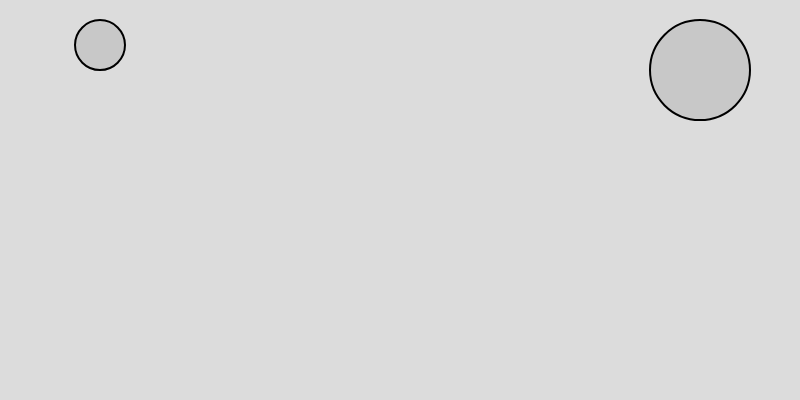
Frame 1 (no input)
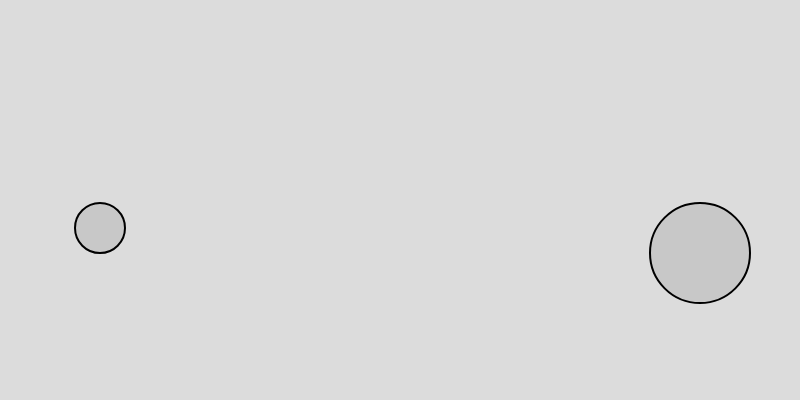
Frame 60 (no input)
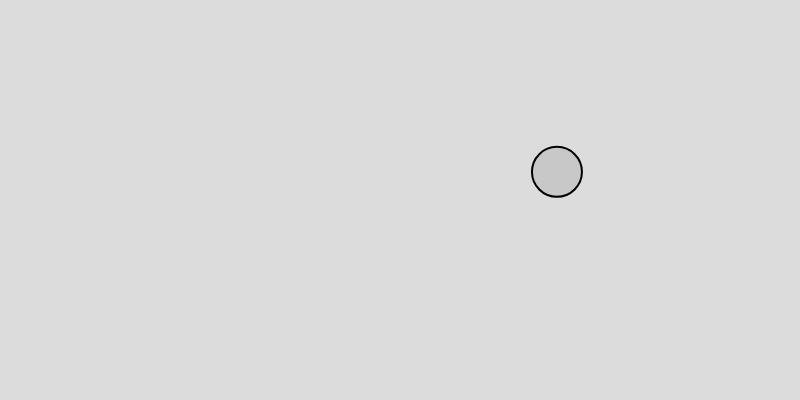
Frame 120 (the mouse pressed at the canvas centre since frame 60)

The p5.js sketch that drew these frames (run headless with seeded random() and noise() and a simulated clock; from frame 60 on, the mouse is pressed at the canvas centre):

// p5.js sketch
// ── sketch.js
/*Add a second object to Example 2.4. How do you handle having two objects of different masses? What if each object has its own coefficient of friction relative to the bottom surface? Does it make sense to encapsulate the friction force calculation into a Mover method?*/

let moverA;
let moverB;


function setup() {
  createCanvas(800, 400);
  
  let massA = 1;
  let massB = 2;
  let startingPosA = width/2 - 300;
  let startingPosB = width/2 + 300;
  let diameterA = 50;
  let diameterB = 100;
  
  moverA = new Mover(startingPosA, massA, diameterA);
  moverB = new Mover(startingPosB, massB, diameterB);
}

function draw() {
  background(220);
  
  // apply gravity to moverA and moverB
  let gravity = createVector(0, 0.1);
  // scale gravity by moverA's mass
  let gravityA = p5.Vector.mult(gravity, moverA.mass);
  // scale gravity by moverB's mass
  let gravityB = p5.Vector.mult(gravity, moverB.mass);
  
  moverA.applyForce(gravityA);
  moverB.applyForce(gravityB);
  
  // apply windforce to moverA and moverB
  let windX = map(noise(10), 0, 10, 0.2, 1.3);
  let windA = createVector(windX, 0);
  let windB = createVector(windX, 0);
  
  if (mouseIsPressed){    
    moverA.applyForce(windA);
    moverB.applyForce(windB);
  }
  

  if (moverA.isOnGround()){
    let cOfA = 0.1;
    let frictionA = moverA.friction(cOfA);
    moverA.applyForce(frictionA);
  }
  if (moverB.isOnGround()){
    let cOfB = 0.2;
    let frictionB = moverB.friction(cOfB);
    moverB.applyForce(frictionB);
  }
  
  
/*
  // apply a push back force from the edge of the wall
  let distanceThreshold = 30;
  let distanceA = abs(moverA.position.y + moverA.diameter/2 - height);
  let distanceB = abs(moverB.position.y + moverB.diameter/2 - height);
  
  if (distanceA < distanceThreshold){
    let pushbackAX = map(distanceA, 0, distanceThreshold, 0, 2 * moverA.mass);
    let pushbackA = createVector(0, pushbackAX*(-1));
    moverA.applyForce(pushbackA);
    // moverA.velocity.y *= 0.7;
  }
  
  if (distanceB < distanceThreshold){
    let pushbackBX = map(distanceB, 0, distanceThreshold, 0, 2 * moverB.mass);
    let pushbackB = createVector(0, pushbackBX*(-1));
    moverB.applyForce(pushbackB);
    // moverB.velocity.y *= 0.7;
  }
  */
  
  // update moverA and moverB
  moverA.update();
  moverA.show();
  moverB.update();
  moverB.show();

  
}


class Mover{
  constructor(startingPosX, mass, diameter){
    this.diameter = diameter;
    this.position = createVector(startingPosX, 20 + this.diameter/2);
    this.velocity = createVector();
    this.acceleration = createVector();
    this.topspeed = 5;
    this.mass = mass
  }
  
  applyForce(force){
    let f = force.copy();
    f.div(this.mass);
    this.acceleration.add(f);
    
  }
  
  friction(coefficient){
    let friction;
    if (this.velocity.mag() < 0.01) {
      // effectively no motion, skip friction 
      friction = createVector(0, 0);
      return friction;
    }  else{
      let c = coefficient; // coefficient of the friction force 
      let normal = 1; // the magnitude of the normal force
      let frictionMag = c * normal; // the magnitude of the friction force 
      friction = this.velocity.copy();
      friction.normalize();
      friction.mult(-1);
      friction.setMag(frictionMag);
      return friction;
    }

    
    
  }
  
  update(){
    
    this.velocity.add(this.acceleration);
    // this.velocity.limit(this.topspeed);
    this.position.add(this.velocity);
    
    this.bounce();
    
    //reset accleration
    this.acceleration.mult(0);
  }
  
  isOnGround() {
    return this.position.y + this.diameter / 2 >= height;
  }
  
  bounce(){
    let bounce = 0.9;
    if (this.position.y + this.diameter/2 >= height){
      this.position.y = height-this.diameter/2;
      // simulates the ball losing energy each time it hits the ground.
      this.velocity.y *= -1*bounce;
    }
    
    // if (this.position.x + this.diameter/2 >= width){
    //   this.position.x = width - this.diameter/2;
    //   this.velocity.x *= -1;
    // } else if (this.position.x + this.diameter/2 <= 0){
    //   this.position.x = this.diameter/2;
    //   this.velocity.x *= -1;
    // }
    
  }
  
  show(){
    fill(200);
    stroke(0);
    strokeWeight(2);
    circle(this.position.x, this.position.y, this.diameter);
  }
}
